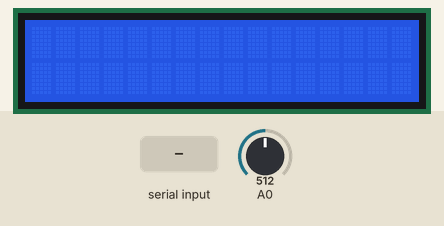
Simulated run of this sketch. Board: Arduino Uno, built with avr-gcc and run on an emulated ATmega328P. On the bench: 16×2 character LCD. The inputs (shaded band) are chosen by the test bench; at power-on: A0 = 512. What the sketch prints to the serial monitor is not drawn.

Above: at 1.2 s.
1.3 s: "1" received over Serial
At 3.1 s:
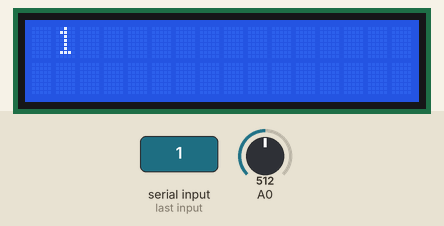
4.9 s: "0" received over Serial
At 6.2 s:
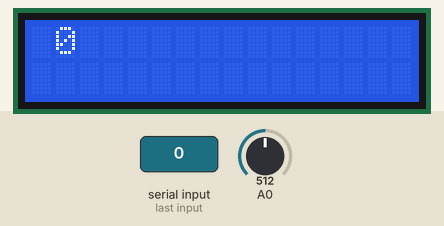
Timing chart, 0 to 7.9 s (numbered marks = the images above; inputs shaded):
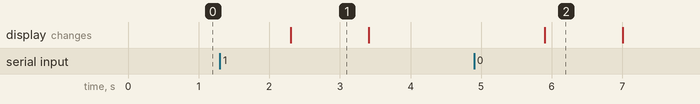

Measured:
- after the input at 1.3 s, the display: changes after 1.0 s (image 1)
- after the input at 4.9 s, the display: changes after 1.0 s (image 2)
- what the display in image 1 shows lasts 1.1 s, from 2.3 s to 3.4 s

The sketch:

Lab06.ino
```cpp
#include <LiquidCrystal.h>

LiquidCrystal lcd(2, 3, 4, 5, 6, 7);

long valor;
void setup() {
  lcd.begin(16, 2);
  Serial.begin(9600);

}

void loop() {
  String unity = Serial.readString();
  lcd.clear();
  valor = analogRead(A0);
  lcd.setCursor(1,0);
  lcd.print(unity);
  Serial.println(unity);
  delay(100);

}
```
